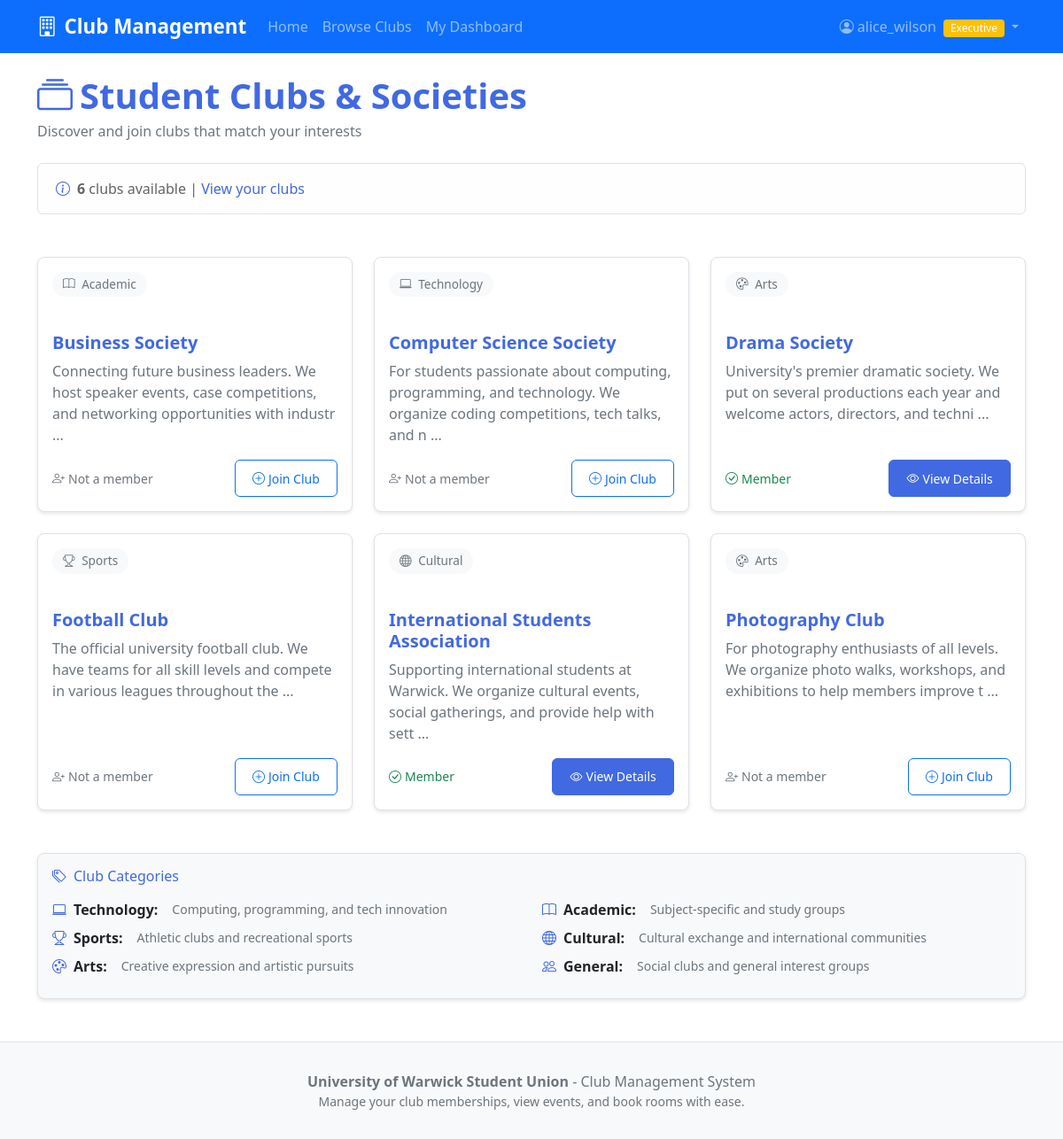
/clubs (signed in), run on the app's committed database.
### tables this page shows
CREATE TABLE users (
    id INTEGER PRIMARY KEY AUTOINCREMENT,
    student_reg_number TEXT NOT NULL UNIQUE,
    username TEXT NOT NULL UNIQUE,
    email TEXT NOT NULL UNIQUE,
    phone_number TEXT,
    password TEXT NOT NULL, -- NOTE: In production, passwords should be hashed using bcrypt or similar
    role TEXT NOT NULL DEFAULT 'member' CHECK (role IN ('member', 'executive'))
);

CREATE TABLE clubs (
    id INTEGER PRIMARY KEY AUTOINCREMENT,
    name TEXT NOT NULL UNIQUE,
    description TEXT,
    category TEXT NOT NULL DEFAULT 'General' CHECK (category IN ('Academic', 'Sports', 'Arts', 'Cultural', 'Technology', 'Social', 'General'))
);

### app.py (the view)
@app.route('/clubs')
def clubs():
    db = get_db()
    all_clubs = db.execute('SELECT * FROM clubs ORDER BY name').fetchall()
    club_memberships = {}
    if 'user_id' in session:
        for club in all_clubs:
            club_memberships[club['id']] = is_user_member_of_club(session['user_id'], club['id'])
    db.close()
    return render_template('clubs.html', clubs=all_clubs, club_memberships=club_memberships)

### app.py (called while the page is built)
def get_db():
    db = sqlite3.connect(DATABASE)
    db.row_factory = sqlite3.Row  # we use this to access columns by name
    return db

def is_user_member_of_club(user_id, club_id):
    db = get_db()
    membership = db.execute('''
        SELECT * FROM memberships
        WHERE user_id = ? AND club_id = ?
    ''', (user_id, club_id)).fetchone()
    db.close()
    return membership is not None

@app.before_request
def load_logged_in_user():
    user_id = session.get('user_id')
    if user_id is None:
        g.user = None
    else:
        db = get_db()
        g.user = db.execute('SELECT * FROM users WHERE id = ?', (user_id,)).fetchone()
        db.close()

### templates/clubs.html (shortened to what this page needs)
{% extends "layout.html" %}
{% block content %}
<div class="container mt-4">
    <div class="row">
        <div class="col-12">
            <div class="d-flex justify-content-between align-items-center mb-4">
                <div>
                    <h2 class="display-6 fw-bold text-primary mb-1">
                        <i class="bi bi-collection me-2"></i>Student Clubs & Societies
                    </h2>
                    <p class="text-muted mb-0">Discover and join clubs that match your interests</p>
                </div>
            </div>
        </div>
    </div>
    <div class="row mb-4">
        <div class="col-12">
            <div class="alert alert-light border">
                <div class="d-flex align-items-center">
                    <i class="bi bi-info-circle text-primary me-2"></i>
                    <span>
                        <strong>{{ clubs|length }}</strong> clubs available
                        {% if session.user_id %}
                        | <a href="{{ url_for('dashboard') }}" class="text-decoration-none">View your clubs</a>
                        {% else %}
                        | <a href="{{ url_for('login') }}" class="text-decoration-none">Login to view your memberships</a>
                        {% endif %}
                    </span>
                </div>
            </div>
        </div>
    </div>
    {% if clubs %}
    <div class="row g-4">
        {% for club in clubs %}
        <div class="col-md-6 col-lg-4">
            <div class="card h-100">
                <div class="card-header bg-transparent border-0 pt-3">
                    <span class="category-badge">
                        {% if club.category == 'Technology' %}
                            <i class="bi bi-laptop me-1"></i>
                        {% elif club.category == 'Sports' %}
                            <i class="bi bi-trophy me-1"></i>
                        {% elif club.category == 'Arts' %}
                            <i class="bi bi-palette me-1"></i>
                        {% elif club.category == 'Academic' %}
                            <i class="bi bi-book me-1"></i>
                        {% elif club.category == 'Cultural' %}
                            <i class="bi bi-globe me-1"></i>
                        {% else %}
                            <i class="bi bi-people me-1"></i>
                        {% endif %}
                        {{ club.category }}
                    </span>
                </div>
                <div class="card-body d-flex flex-column">
                    <h5 class="card-title text-primary fw-bold">{{ club.name }}</h5>
                    <p class="card-text text-muted flex-grow-1">
                        {% if club.description %}
                            {{ club.description[:120] }}
                            {% if club.description|length > 120 %}...{% endif %}
                        {% else %}
                            No description available.
                        {% endif %}
                    </p>
                    <div class="mt-auto">
                        {% if session.user_id %}
                            {% if club_memberships.get(club.id) %}
                                <div class="d-flex justify-content-between align-items-center">
                                    <small class="text-success">
                                        <i class="bi bi-check-circle me-1"></i>Member
                                    </small>
                                    <a href="{{ url_for('club_details', club_id=club.id) }}" class="btn btn-primary btn-sm">
                                        <i class="bi bi-eye me-1"></i>View Details
                                    </a>
                                </div>
                            {% else %}
                                <div class="d-flex justify-content-between align-items-center">
                                    <small class="text-muted">
                                        <i class="bi bi-person-plus me-1"></i>Not a member
                                    </small>
                                    <form method="POST" action="{{ url_for('join_club', club_id=club.id) }}" style="display: inline;">
                                        <button type="submit" class="btn btn-outline-primary btn-sm">
                                            <i class="bi bi-plus-circle me-1"></i>Join Club
                                        </button>
                                    </form>
                                </div>
                            {% endif %}
                        {% endif %}
                    </div>
                </div>
            </div>
        </div>
        {% endfor %}
    </div>
    <div class="row mt-5">
        <div class="col-12">
            <div class="card bg-light-custom">
                <div class="card-body">
                    <h6 class="card-title text-primary mb-3">
                        <i class="bi bi-tags me-2"></i>Club Categories
                    </h6>
                    <div class="row">
                        <div class="col-md-6">
                            <div class="d-flex align-items-center mb-2">
                                <i class="bi bi-laptop text-primary me-2"></i>
                                <span class="me-3"><strong>Technology:</strong></span>
                                <small class="text-muted">Computing, programming, and tech innovation</small>
                            </div>
                            <div class="d-flex align-items-center mb-2">
                                <i class="bi bi-trophy text-primary me-2"></i>
                                <span class="me-3"><strong>Sports:</strong></span>
                                <small class="text-muted">Athletic clubs and recreational sports</small>
                            </div>
                            <div class="d-flex align-items-center mb-2">
                                <i class="bi bi-palette text-primary me-2"></i>
                                <span class="me-3"><strong>Arts:</strong></span>
                                <small class="text-muted">Creative expression and artistic pursuits</small>
                            </div>
                        </div>
                        <div class="col-md-6">
                            <div class="d-flex align-items-center mb-2">
                                <i class="bi bi-book text-primary me-2"></i>
                                <span class="me-3"><strong>Academic:</strong></span>
                                <small class="text-muted">Subject-specific and study groups</small>
                            </div>
                            <div class="d-flex align-items-center mb-2">
                                <i class="bi bi-globe text-primary me-2"></i>
                                <span class="me-3"><strong>Cultural:</strong></span>
                                <small class="text-muted">Cultural exchange and international communities</small>
                            </div>
                            <div class="d-flex align-items-center mb-2">
                                <i class="bi bi-people text-primary me-2"></i>
                                <span class="me-3"><strong>General:</strong></span>
                                <small class="text-muted">Social clubs and general interest groups</small>
                            </div>
                        </div>
                    </div>
                </div>
            </div>
        </div>
    </div>
    {% endif %}
</div>
{% endblock %}

### templates/layout.html (shortened to what this page needs)
<!DOCTYPE html>
<html lang="en">
<head>
    <link href="https://cdn.jsdelivr.net/npm/bootstrap@5.1.3/dist/css/bootstrap.min.css" rel="stylesheet">
    <link rel="stylesheet" href="https://cdn.jsdelivr.net/npm/bootstrap-icons@1.7.2/font/bootstrap-icons.css">
    <link rel="stylesheet" href="{{ url_for('static', filename='styles.css') }}">
</head>
<body>
    <nav class="navbar navbar-expand-lg navbar-dark bg-primary">
        <div class="container">
            <a class="navbar-brand" href="{{ url_for('index') }}">
                <i class="bi bi-building me-2"></i>Club Management
            </a>
            <div class="collapse navbar-collapse" id="navbarNav">
                <ul class="navbar-nav me-auto">
                    <li class="nav-item">
                        <a class="nav-link" href="{{ url_for('index') }}">Home</a>
                    </li>
                    <li class="nav-item">
                        <a class="nav-link" href="{{ url_for('clubs') }}">Browse Clubs</a>
                    </li>
                    {% if session.user_id %}
                    <li class="nav-item">
                        <a class="nav-link" href="{{ url_for('dashboard') }}">My Dashboard</a>
                    </li>
                    {% endif %}
                </ul>
                <ul class="navbar-nav">
                    {% if session.user_id %}
                        <li class="nav-item dropdown">
                            <a class="nav-link dropdown-toggle" href="#" id="navbarDropdown" role="button" data-bs-toggle="dropdown">
                                <i class="bi bi-person-circle me-1"></i>{{ session.username }}
                                {% if session.role == 'executive' %}
                                    <span class="badge bg-warning ms-1">Executive</span>
                                {% endif %}
                            </a>
                        </li>
                    {% endif %}
                </ul>
            </div>
        </div>
    </nav>
    <main>
        {% block content %}{% endblock %}
    </main>
    <footer class="footer mt-5">
        <div class="container">
            <div class="row justify-content-center">
                    <p class="mb-0">
                        <strong>University of Warwick Student Union</strong> - Club Management System
                    </p>
                    <small>Manage your club memberships, view events, and book rooms with ease.</small>
                </div>
            </div>
    </footer>
</body>
</html>

### static/styles.css (style rules this page uses)
:root { --primary-color: #4169E1; --primary-hover: #3557d1; --light-bg: #f8f9fa; --border-color: #dee2e6; --text-muted: #6c757d; --success-color: #28a745; --warning-color: #ffc107; --danger-color: #dc3545; }
.btn-primary { background-color: var(--primary-color); border-color: var(--primary-color); font-weight: 500; }
a { color: var(--primary-color); text-decoration: none; }
.navbar-brand { font-weight: 600; font-size: 1.4rem; }
.navbar-nav .nav-link { font-weight: 500; padding: 0.5rem 1rem; }
.card { border: 1px solid var(--border-color); border-radius: 8px; box-shadow: 0 2px 4px rgba(0,0,0,0.1); transition: box-shadow 0.2s ease-in-out; }
.card-header { background-color: var(--light-bg); border-bottom: 1px solid var(--border-color); font-weight: 600; }
.badge { font-size: 0.75em; font-weight: 500; padding: 0.35em 0.65em; border-radius: 4px; }
.alert { border-radius: 6px; border: none; padding: 1rem 1.25rem; margin-bottom: 1.5rem; }
.category-badge { display: inline-block; padding: 0.25rem 0.75rem; background-color: var(--light-bg); color: var(--text-muted); border-radius: 15px; font-size: 0.85rem; font-weight: 500; margin-bottom: 1rem; }
.text-primary { color: var(--primary-color) !important; }
.bg-light-custom { background-color: var(--light-bg); }
.footer { margin-top: 4rem; padding: 2rem 0; background-color: var(--light-bg); border-top: 1px solid var(--border-color); color: var(--text-muted); text-align: center; }
.btn { transition: all 0.2s ease-in-out; border-radius: 6px; font-weight: 500; padding: 0.6rem 1.2rem; }

### data on the page
users: username "alice_wilson"
clubs: category "Academic", name "Business Society", description "Connecting future business leaders. We host speaker events, case competitions, and networking opportunities with industr"
clubs: category "Technology", name "Computer Science Society", description "For students passionate about computing, programming, and technology. We organize coding competitions, tech talks, and n"
clubs: category "Arts", name "Drama Society", description "University's premier dramatic society. We put on several productions each year and welcome actors, directors, and techni"
clubs: category "Sports", name "Football Club", description "The official university football club. We have teams for all skill levels and compete in various leagues throughout the"
clubs: category "Cultural", name "International Students Association", description "Supporting international students at Warwick. We organize cultural events, social gatherings, and provide help with sett"
clubs: category "Arts", name "Photography Club", description "For photography enthusiasts of all levels. We organize photo walks, workshops, and exhibitions to help members improve t"

### other printed values
{{ clubs|length }} "6"
